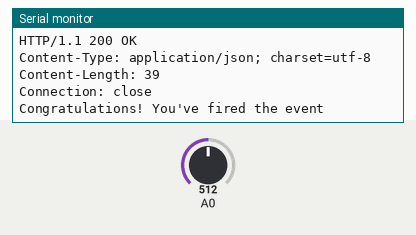
A sketch run on a simulated Arduino MKR. On the bench: the last lines printed to the serial monitor. The test bench sets the inputs (shaded band); at power-on: A0 = 512. WiFi joins after 1.5 s; servers stay silent unless stated; web services answer with replies made up by the test bench.

Above: at 2.7 s.
2.8 s: A0 set to 490
At 12.07 s:
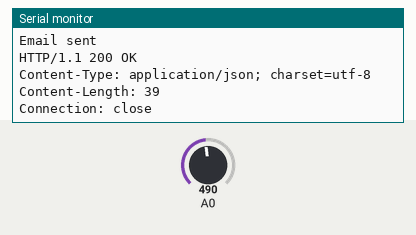
13.5 s: A0 set to 190
At 23.5 s:
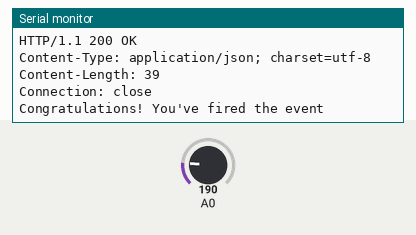

The sketch:

3.2c.ino
```cpp
//library
#include <WiFiNINA.h>
//credetials to access the wifi network
char WIFINAME[] = "Moulik"; //enter your wifi name
char WIFI_PASS[] = "12345678"; //enter your wifi password
//cliwnt object
WiFiClient client;
//hostname , websitelink
char   HOST_NAME[] = "maker.ifttt.com";
//wifipathe to which data must be sent this contain the webhook event name along, with key to send the data
String PATH_NAME = "/trigger/email_to_me/with/key/fKsf7Mh8Re2PNyWCQIK5iQoSvjnCa1epfNBFvUe_wbA";

void setup() {
  //wifi is external object to which we call the begin function which contain the wifi name and the password with which all the credentials are sent
  WiFi.begin(WIFINAME, WIFI_PASS);
  //serial begin to communicate between the laptop and the arduino
  Serial.begin(9600);
  while (!Serial) ;
//to check weather that arduino nano is connected with wifi or not
//Wl_connected show wetather that our arduino is connected to wifi as wifi.status is used to give this
//if not then connection failed is printed
  if (WiFi.status() == WL_CONNECTED) {
    Serial.println("Connected to WiFi");
  } else {
    Serial.println("Connection to WiFi failed");
  }
}

void loop() {
//sensor dat is take in the form of analog read
float LIGHT_INTENSITY_VALUE = analogRead(A0);

//THIS IS THE CERTAIN CHART AND BASED ON THIS VALUES WILL BE PRINTED AND THE MESSAGE WILL BE MAILED
  if (LIGHT_INTENSITY_VALUE < 100)
  {
    FORMAT_WEBHOOK_FUNCTION_CONNECTION("- Very bright",LIGHT_INTENSITY_VALUE);
  } else if (LIGHT_INTENSITY_VALUE < 200)
  {
    FORMAT_WEBHOOK_FUNCTION_CONNECTION("it is bright - ",LIGHT_INTENSITY_VALUE);
  } else if (LIGHT_INTENSITY_VALUE < 500)
  {
   FORMAT_WEBHOOK_FUNCTION_CONNECTION("it is light - ",LIGHT_INTENSITY_VALUE);

  } else if (LIGHT_INTENSITY_VALUE < 800)
  {
   FORMAT_WEBHOOK_FUNCTION_CONNECTION("Dim ---",LIGHT_INTENSITY_VALUE);
  } else
  {
    FORMAT_WEBHOOK_FUNCTION_CONNECTION("it is dark - ",LIGHT_INTENSITY_VALUE);
  }

  delay(5000); // Delay for a few seconds before taking the next reading
}

//THIS IS THE FUCNTIONN TO RESPONSE TO THE MAIL SENDING
//IT TAKE TWO PARAMETERS MESSAGE AND LIGHTINTENSITY VALUES
//THESRE ARE FURTHER STORED IN QUERRY STRING AS ALL THESE ARE CONVERTED TO STRING FORMAT
//AFTER THAT WEBSITE NAME IS USED ALONG WITH THE SERVER NAME
//HOST NAME WHICH IS IFTTT AND THE 80 IS THE PORT NUMBER

void FORMAT_WEBHOOK_FUNCTION_CONNECTION(String message, float LIGHT_INTENSITY_VALUE) {
  String queryString = "?value1=" + message + "&value2=" + String(LIGHT_INTENSITY_VALUE);
//if connected then execution else server failed
  if (client.connect(HOST_NAME, 80)) {
    client.print("GET " + PATH_NAME + queryString + " HTTP/1.1\r\n");
    client.print("Host: " + String(HOST_NAME) + "\r\n");
    client.print("Connection: close\r\n");
    client.print("\r\n");
    Serial.println(message + "Voltage: " + String(LIGHT_INTENSITY_VALUE));
    Serial.println("Email sent");
  } else {
    Serial.println("Connection to server failed");
  }

  while (client.connected()) {
    if (client.available()) {
      char c = client.read();
      Serial.print(c);
    }
  }
//delay for 5 seconds
  delay(5000);
}
```

Measured:
- after the input at 2.8 s, the serial monitor: prints a new line after 9.2 s (image 1)
- after the input at 13.5 s, the serial monitor: prints a new line after 8.8 s (image 2)
